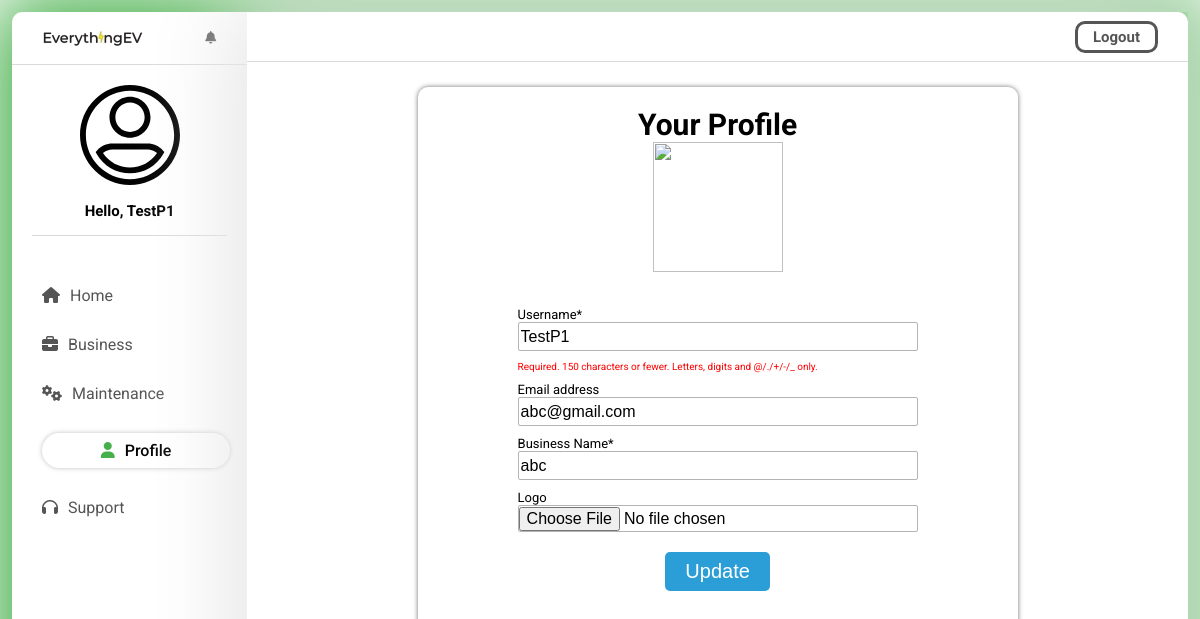
/UpdateProfile/ (signed in), run on the app's committed database.
### userapp/models.py (models this page shows, shortened)
class User(AbstractUser):
    is_consumer = models.BooleanField('consumer status', default=False)
    is_provider = models.BooleanField('provider status', default=False)

class Provider(models.Model):
    user = models.OneToOneField(User, on_delete=models.CASCADE, primary_key=True)
    business_name = models.CharField(max_length=100)
    image = models.ImageField(blank=True, upload_to='provider_pics')

### userapp/views.py (the view, shortened to what this page needs)
# urls.py: path("UpdateProfile/", views.UpdateProfile, name='Profile'),
@login_required
def UpdateProfile(request):
    supportform = 0
    if request.method == "GET":
        if request.user.is_consumer:
            userform = UserUpdateForm(instance=request.user)
            fieldform = ConsumerSignUpForm(instance=request.user.consumer)
        else:
            userform = UserUpdateForm(instance=request.user)
            fieldform = ProviderSignUpForm(instance=request.user.provider)
            supportform = SupportForm()
        context = {
            'userform': userform,
            'fieldform': fieldform,
            'supportform': supportform
        }
    if request.user.is_consumer:
        return render(request, "userapp/updateprofile.html", context=context)
    return render(request, "userapp/provider_profile.html", context=context)

### userapp/forms.py
class UserUpdateForm(forms.ModelForm):
    class Meta():
        fields = ['username', 'email']
        model = User

class ProviderSignUpForm(forms.ModelForm):
    class Meta():
        fields = ['business_name', 'image']
        model = Provider
        labels = {
            'business_name': 'Business Name',
            'image': 'Logo'
        }

### templates/userapp/provider_profile.html (shortened to what this page needs)
{% load static %}
{% load crispy_forms_tags %}
<!DOCTYPE html>
<html lang="en">
<head>
    <link rel="stylesheet" href="{%  static 'userapp/dashboard_home.css' %}">
</head>
<body>
    <main>
        <div class="layout">
            <div class="dashboardSidebar" id="sidebar">
                <div class="upperSidebar">
                    <a href="{% url 'index' %}">
                        <img src="{% static 'userapp/svg/logo.svg' %}" alt="logo">
                    </a>
                    <a href="#"></a>
                </div>
                <div class="lowerSidebar">
                    <div class="user">
                        <img src="{% static 'userapp/icons/profile.svg' %}" alt="user">
                        <h4>Hello, {{ request.user.username }}</h4>
                    </div>
                    <div class="links">
                        <a href="{% url 'dash-welcome' %}"><i class="fa fa-home"></i>Home</a>
                        <a href="{% url 'Provider-Dashboard' %}"><i class="fa fa-briefcase"></i>Business</a>
                        {% if request.user.provider.maintenancemandetails %}
                        <a href="{% url 'Maintenance-man-dashboard' %}"><i class="fa fa-cogs"></i>Maintenance</a>
                        {% else %}
                        <a href="{% url 'Register-As-Maintenance' %}"><i class="fas fa-user-cog"></i>Provide
                            Maintenance</a>
                        {% endif %}
                        <a class="active" href="#" id="profile"><i class="fa fa-user"></i>Profile</a>
                        <a href="#" id="supportbtn"><i class="fa fa-headphones"></i>Support</a>
                    </div>
                </div>
            </div>
            <div class="dashboardContent">
                <div class="upperContent">
                    <a href="{% url 'account_logout' %}">Logout</a>
                </div>
                <div class="lowerContent">
                    <div class="form">
                        <h5 class="card-title text-center" style="font-family: 'Roboto', sans-serif;font-size: 30px;">
                            Your Profile</h5>
                        <div class="text-center">
                            <img src=https://www.associazionecoach.com/wp-content/uploads/2019/03/coach.png
                                style="width: 130px;height:130px">
                            <form method="POST" enctype="multipart/form-data">
                                {{ userform|crispy }}
                                {{ fieldform|crispy }}
                                <button class="btn btn-lg  move" type="submit">Update</button>
                            </form>
                        </div>
                    </div>
                </div>
            </div>
    </main>
</body>
</html>

### static/userapp/dashboard_home.css (style rules this page uses)
html { -webkit-box-sizing: border-box; box-sizing: border-box; font-size: 62.5%; font-family: 'Roboto', sans-serif; scroll-behavior: smooth; }
*, *:before, *:after { margin: 0px; border: 0px; -webkit-box-sizing: inherit; box-sizing: inherit; }
main { width: 100%; padding: 12px; }
main .layout { border-radius: 10px; -webkit-box-shadow: 0px 0px 80px 20px #46B04A; box-shadow: 0px 0px 80px 20px #46B04A; display: -ms-grid; display: grid; -ms-grid-columns: 20% 80%; grid-template-columns: 20% 80%; }
main .layout .dashboardSidebar { height: 96vh; }
main .layout .dashboardSidebar .upperSidebar { display: -webkit-box; display: -ms-flexbox; display: flex; -webkit-box-orient: horizontal; -webkit-box-direction: normal; -ms-flex-direction: row; flex-direction: row; -ms-flex-pack: distribute; justify-content: space-around; -webkit-box-align: center; -ms-flex-align: center; align-items: center; border-bottom: 0.5px #dadada solid; margin: 0px; padding: 0px; }
main .layout .dashboardSidebar .upperSidebar img { width: 100px; height: 50px; }
main .layout .dashboardSidebar .upperSidebar a { text-decoration: none; color: #555555; }
main .layout .dashboardSidebar .lowerSidebar { display: -webkit-box; display: -ms-flexbox; display: flex; -webkit-box-orient: vertical; -webkit-box-direction: normal; -ms-flex-direction: column; flex-direction: column; -webkit-box-pack: center; -ms-flex-pack: center; justify-content: center; margin: auto; }
main .layout .dashboardSidebar .lowerSidebar .user { margin: 20px; text-align: center; border-bottom: 0.5px #dadada solid; }
main .layout .dashboardSidebar .lowerSidebar .user img { width: 10rem; height: 10rem; }
main .layout .dashboardSidebar .lowerSidebar .user h4 { margin: 15px; font-size: 1.5rem; color: black; }
main .layout .dashboardSidebar .lowerSidebar .links a { display: block; text-decoration: none; font-size: 1.6rem; color: #555555; margin: 30px; }
main .layout .dashboardSidebar .lowerSidebar .links a i { margin-right: 10px; }
main .layout .dashboardSidebar .lowerSidebar .links .active { border-radius: 20px; padding: 0.8rem 0px; width: 80%; -webkit-box-shadow: 0px 0px 5px #c0c0c0; box-shadow: 0px 0px 5px #c0c0c0; color: black; text-align: center; font-weight: 500; background-color: white; z-index: 1000; }
main .layout .dashboardSidebar .lowerSidebar .links .active i { color: #46B04A; }
main .layout .dashboardContent { -webkit-box-shadow: -10px 0px 80px 10px #e7e7e7; box-shadow: -10px 0px 80px 10px #e7e7e7; z-index: -1; width: 100%; }
main .layout .dashboardContent .upperContent { display: block; -webkit-box-pack: right; -ms-flex-pack: right; justify-content: right; height: 50px; border-bottom: 0.5px #dadada solid; }
main .layout .dashboardContent .upperContent a { float: right; text-decoration: none; color: #555555; font-size: 1.5rem; font-weight: 700; padding: 4px 15px; border: 3px #555555 solid; border-radius: 10px; margin: 9px 30px; -ms-flex-item-align: center; -ms-grid-row-align: center; align-self: center; }
main .layout .dashboardContent .lowerContent { text-align: center; }
main .layout .dashboardContent { -webkit-box-shadow: -10px 0px 80px 10px #e7e7e7; box-shadow: -10px 0px 80px 10px #e7e7e7; z-index: 0; width: 100%; }
main .layout .dashboardContent .lowerContent { text-align: center; padding: 20px; margin: 5px auto; }
.requiredField { font-size: 1.5rem; margin-top: 10px; }
input[type="text"] { font-size: 1.6rem; }

### templates/userapp/provider_profile.html (style rules this page uses)
.form { display: flex; flex-direction: column; justify-content: center; align-items: center; border-radius: 10px; box-shadow: 0px 0px 5px #717171; width: 600px; margin: 0px auto; padding: 20px; }
.text-center { display: flex; flex-direction: column; justify-content: center; align-items: center; }
form { margin: 1.5rem auto 0px auto; padding: 20px; }
.form-group { text-align: left; }
small { display: block; margin-bottom: 10px; font-size: 1rem; color: red; }
label { font-size: 1.3rem !important; }
input, textarea { font-size: 1.6rem; border: 0.5px solid #b4b4b4; border-radius: 2px; margin-bottom: 10px; }
input { line-height: 25px; width: 400px; }
button[type="submit"] { font-size: 2rem; font-weight: 500; padding: 8px 20px; color: white; border-radius: 5px; margin: 1rem 0rem 0rem 0rem; cursor: pointer; background-color: #2b9ed8; }

### data on the page
User: user.username "TestP1", username "TestP1", email "abc@gmail.com"
Provider: business_name "abc"
